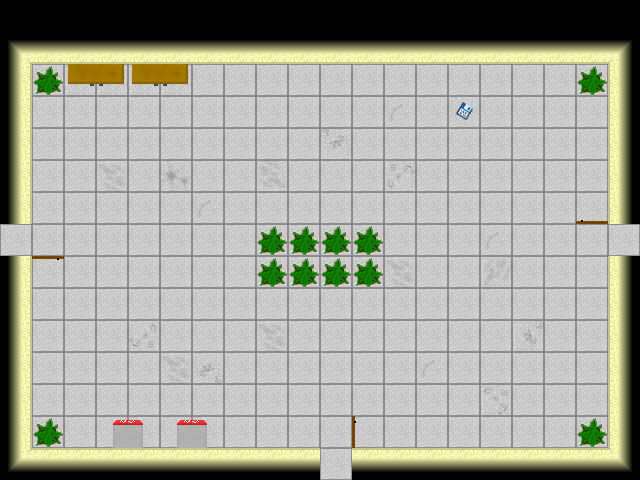

Rendered tile map (Tiled .tmx) drawn with the repository's tilesets; below, a short description and the map source with its tile grids summarised:
An orthogonal 20x15 tile map with 32x32 px tiles, 1 tile layer (Tile Layer 1), 1 hidden layer not drawn, 2 tilesets and 4 objects (mainPlayer, doorRight, doorLeft, doorDown).

<map version="1.0" orientation="orthogonal" width="20" height="15" tilewidth="32" tileheight="32">
 <tileset firstgid="1" name="metatiles32x32" tilewidth="32" tileheight="32">
  <image source="../img/map/metatiles32x32.png" width="288" height="32" />
  <tile id="0">
   <properties>
    <property name="type" value="solid" />
   </properties>
  </tile>
  <tile id="5">
   <properties>
    <property name="type" value="doorRight" />
   </properties>
  </tile>
  <tile id="6">
   <properties>
    <property name="type" value="doorUp" />
   </properties>
  </tile>
  <tile id="7">
   <properties>
    <property name="type" value="doorDown" />
   </properties>
  </tile>
  <tile id="8">
   <properties>
    <property name="type" value="doorLeft" />
   </properties>
  </tile>
 </tileset>
 <tileset firstgid="10" name="Terrain" tilewidth="32" tileheight="32">
  <image source="../img/map/Terrain.png" width="256" height="256" />
 </tileset>
 <layer name="Tile Layer 1" width="20" height="15">
  <data>[300 cells, 280 non-empty, 22 distinct tile ids]</data>
 </layer>
 <layer name="collision" width="20" height="15" visible="0">
  <data>[300 cells, 81 non-empty, 1 distinct tile ids]</data>
 </layer>
 <objectgroup name="Object Layer 1" width="20" height="15">
  <object name="mainPlayer" x="96" y="224" width="32" height="32">
   <properties>
    <property name="image" value="Main_char" />
    <property name="spritewidth" value="64" />
   </properties>
  </object>
 </objectgroup>
 <objectgroup name="doors" width="20" height="15">
  <object name="doorRight" x="610" y="226" width="28" height="28" />
  <object name="doorLeft" x="0" y="226" width="29" height="27">
   <properties>
    <property name="type" value="door" />
   </properties>
  </object>
  <object name="doorDown" x="320" y="449" width="29" height="30">
   <properties>
    <property name="type" value="door" />
   </properties>
  </object>
 </objectgroup>
</map>
